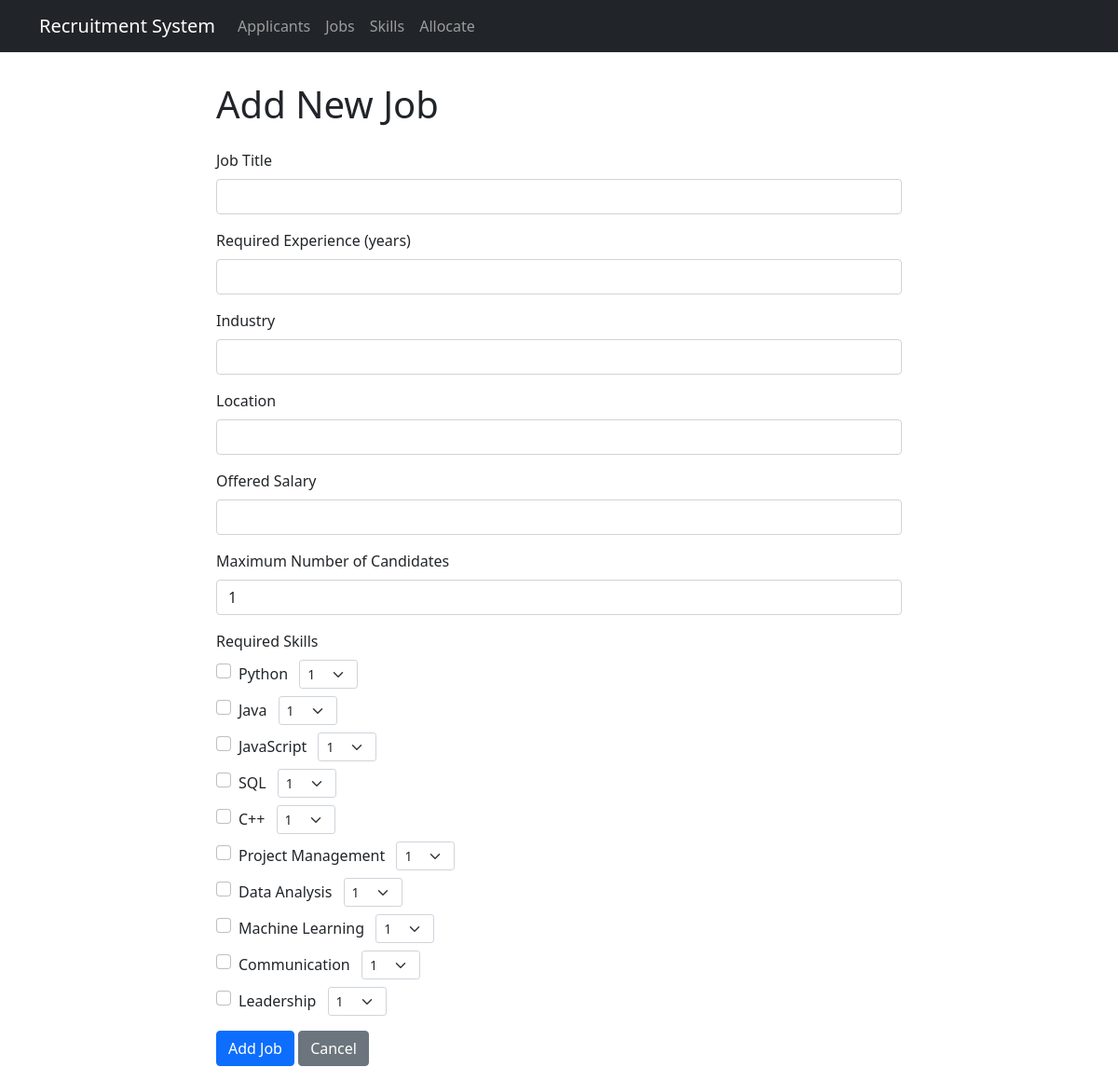
The page /add_job on the database its author committed.
### tables this page shows
CREATE TABLE skills (
    id INTEGER PRIMARY KEY AUTOINCREMENT,
    name TEXT UNIQUE NOT NULL
);

### app.py (the view, shortened to what this page needs)
@app.route('/add_job', methods=['GET', 'POST'])
def add_job():
    conn = get_db_connection()
    skills = conn.execute('SELECT * FROM skills').fetchall()
    conn.close()
    return render_template('add_job.html', skills=skills)

### app.py (called while the page is built)
def get_db_connection():
    conn = sqlite3.connect(DATABASE)
    conn.row_factory = sqlite3.Row
    return conn

### templates/add_job.html (shortened to what this page needs)
{% extends "base.html" %}
{% block content %}
<div class="row">
    <div class="col-md-8 offset-md-2">
        <h1 class="mb-4">Add New Job</h1>
        <form method="post" class="needs-validation" novalidate>
            <div class="mb-3">
                <label for="title" class="form-label">Job Title</label>
                <input type="text" class="form-control" id="title" name="title" required>
            </div>
            <div class="mb-3">
                <label for="required_experience" class="form-label">Required Experience (years)</label>
                <input type="number" class="form-control" id="required_experience" name="required_experience" min="0" required>
            </div>
            <div class="mb-3">
                <label for="industry" class="form-label">Industry</label>
                <input type="text" class="form-control" id="industry" name="industry" required>
            </div>
            <div class="mb-3">
                <label for="location" class="form-label">Location</label>
                <input type="text" class="form-control" id="location" name="location" required>
            </div>
            <div class="mb-3">
                <label for="offered_salary" class="form-label">Offered Salary</label>
                <input type="number" class="form-control" id="offered_salary" name="offered_salary" min="0" step="0.01" required>
            </div>
            <div class="mb-3">
                <label for="max_candidates" class="form-label">Maximum Number of Candidates</label>
                <input type="number" class="form-control" id="max_candidates" name="max_candidates" min="1" value="1" required>
            </div>
            <div class="mb-3">
                <label class="form-label">Required Skills</label>
                {% for skill in skills %}
                <div class="form-check mb-2">
                    <input class="form-check-input" type="checkbox" name="skills" value="{{ skill['id'] }}" id="skill_{{ skill['id'] }}">
                    <label class="form-check-label" for="skill_{{ skill['id'] }}">
                        {{ skill['name'] }}
                        <select name="required_level_{{ skill['id'] }}" class="form-select form-select-sm d-inline-block w-auto ms-2">
                            {% for i in range(1, 11) %}
                            <option value="{{ i }}">{{ i }}</option>
                            {% endfor %}
                        </select>
                    </label>
                </div>
                {% endfor %}
            </div>
            <div class="mb-3">
                <button type="submit" class="btn btn-primary">Add Job</button>
                <a href="{{ url_for('jobs') }}" class="btn btn-secondary">Cancel</a>
            </div>
        </form>
    </div>
</div>
{% endblock %}

### rows shown on the page
skills: name "Python", id "1"
skills: name "Java", id "1"
skills: name "JavaScript", id "1"
skills: name "SQL", id "1"
skills: name "C++", id "1"
skills: name "Project Management", id "1"
skills: name "Data Analysis", id "1"
skills: name "Machine Learning", id "1"
skills: name "Communication", id "1"
skills: name "Leadership", id "1"
